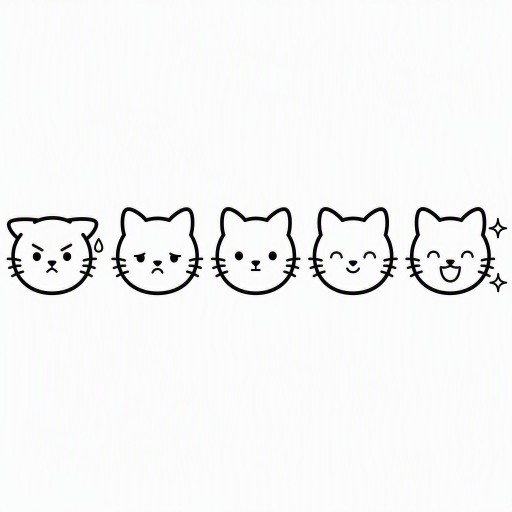
#> input picture assets/src/cat-mood-sheet.png, 1024 x 1024 px (shown at 1/2 size)
$ python postprocess.py
#> lines starting #> are read from the running program, lines starting #| are printed output that depends on the picture; after the words box and inside, x2 and y2 are one past the last pixel; in counts of white or black regions, pixels touching at a corner belong together
#!/usr/bin/env python3
"""Binarize line-art sources in assets/src/ into 1-bit assets in assets/1bit/.

Hard rules from docs/ASSET-SPEC.md §0: pure black/white only, stroke >= 2 px at
the target size, >= 2 px white margin on all four sides.
"""
import sys
from pathlib import Path

import numpy as np
from PIL import Image

ROOT = Path(__file__).resolve().parents[2]
SRC = ROOT / "assets" / "src"
OUT = ROOT / "assets" / "1bit"

CAT_TARGETS = {
    "cat-home": (220, 140),
    "cat-mood-rough": (96, 80),
    "cat-mood-low": (96, 80),
    "cat-mood-okay": (96, 80),
    "cat-mood-good": (96, 80),
    "cat-mood-great": (96, 80),
    "cat-energy": (200, 100),
    "cat-done": (200, 150),
    "cat-listening": (160, 140),
    "cat-saved": (180, 140),
    "cat-logo": (140, 60),
}
MOOD_ORDER = ["cat-mood-rough", "cat-mood-low", "cat-mood-okay", "cat-mood-good", "cat-mood-great"]


def load_mask(path: Path) -> np.ndarray:
    g = np.asarray(Image.open(path).convert("L"))
    return g < 128
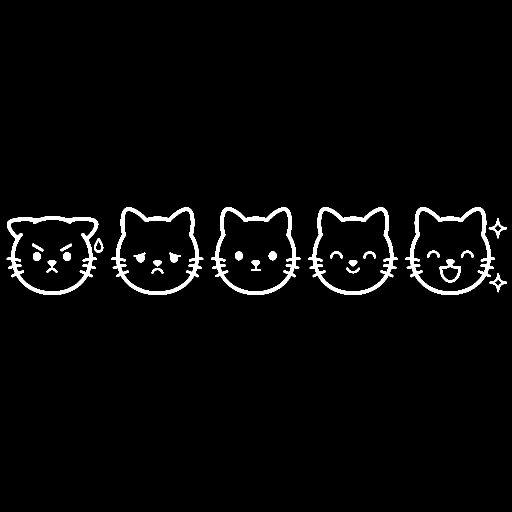
#> returned value: shape (1024, 1024) bool (shown at 1/2 size); 2.8% white; 27 white regions, largest, box (x1, y1, x2, y2) and area: (13, 432, 197, 590) 4954, (223, 415, 407, 590) 4845, (811, 414, 990, 590) 4809


def crop(mask: np.ndarray) -> np.ndarray:
    ys, xs = np.where(mask)
    return mask[ys.min():ys.max() + 1, xs.min():xs.max() + 1]


def slice_sheet(mask: np.ndarray, n: int = 5) -> list:
    """Split a row of n faces by empty column gaps."""
#> called with n = 5
    cols = mask.sum(axis=0)
#> cols = 1024 values, max 88 at index 178, min 0 at index 0, mean 28.61
    busy = cols > 0
    faces, start = [], None
    for x, b in enumerate(busy):
        if b and start is None:
            start = x
        elif not b and start is not None:
            faces.append((start, x))
            start = None
#> this loop made 1024 passes
#> b on passes 1 to 12: False, False, False, False, False, False, False, False, False, False, False, False
#> after the loop, faces = [(13, 207), (223, 407), (422, 601), (616, 796), (811, 1014)]
    if start is not None:
        faces.append((start, len(busy)))
    # merge clusters separated by tiny gaps (< 1% of width)
    gap = max(4, mask.shape[1] // 100)
#> gap = 10
    merged = [faces[0]]
#> merged = [(13, 207)]
    for s, e in faces[1:]:
        if s - merged[-1][1] < gap:
            merged[-1] = (merged[-1][0], e)
        else:
            merged.append((s, e))
#> this loop made 4 passes
#> after the loop, merged has the same summary as faces
    if len(merged) != n:
        sys.exit(f"mood sheet: expected {n} faces, found {len(merged)} at {merged}")
    return [crop(mask[:, s:e]) for s, e in merged]


# [65 lines left out: functions runs, quality, fit, save, not called in this run]


def main():
    OUT.mkdir(parents=True, exist_ok=True)
    total = 0
    report = []
    sheet = load_mask(SRC / "cat-mood-sheet.png")
    faces = dict(zip(MOOD_ORDER, slice_sheet(sheet)))
#> faces = 5 items
    sources = {aid: faces[aid] for aid in MOOD_ORDER}
#> sources = 5 items
    for aid in CAT_TARGETS:
        if aid not in sources:
            sources[aid] = crop(load_mask(SRC / f"{aid}.png"))
    for aid, (w, h) in CAT_TARGETS.items():
        out, thr, hf, sf = fit(sources[aid], w, h)
        total += save(out, aid)
        flag = "" if (hf <= 0.02 and sf <= 0.05) else "  <-- CHECK"
        report.append(f"{aid:16s} {w:3d}x{h:<3d} thr={thr:.2f} hair={hf*100:4.1f}% sliver={sf*100:4.1f}%{flag}")
    print("\n".join(report))
    print(f"cats 1-bit total: {total} B")


if __name__ == "__main__":
#> (the run stopped early here; a loop or call above may not have finished)
